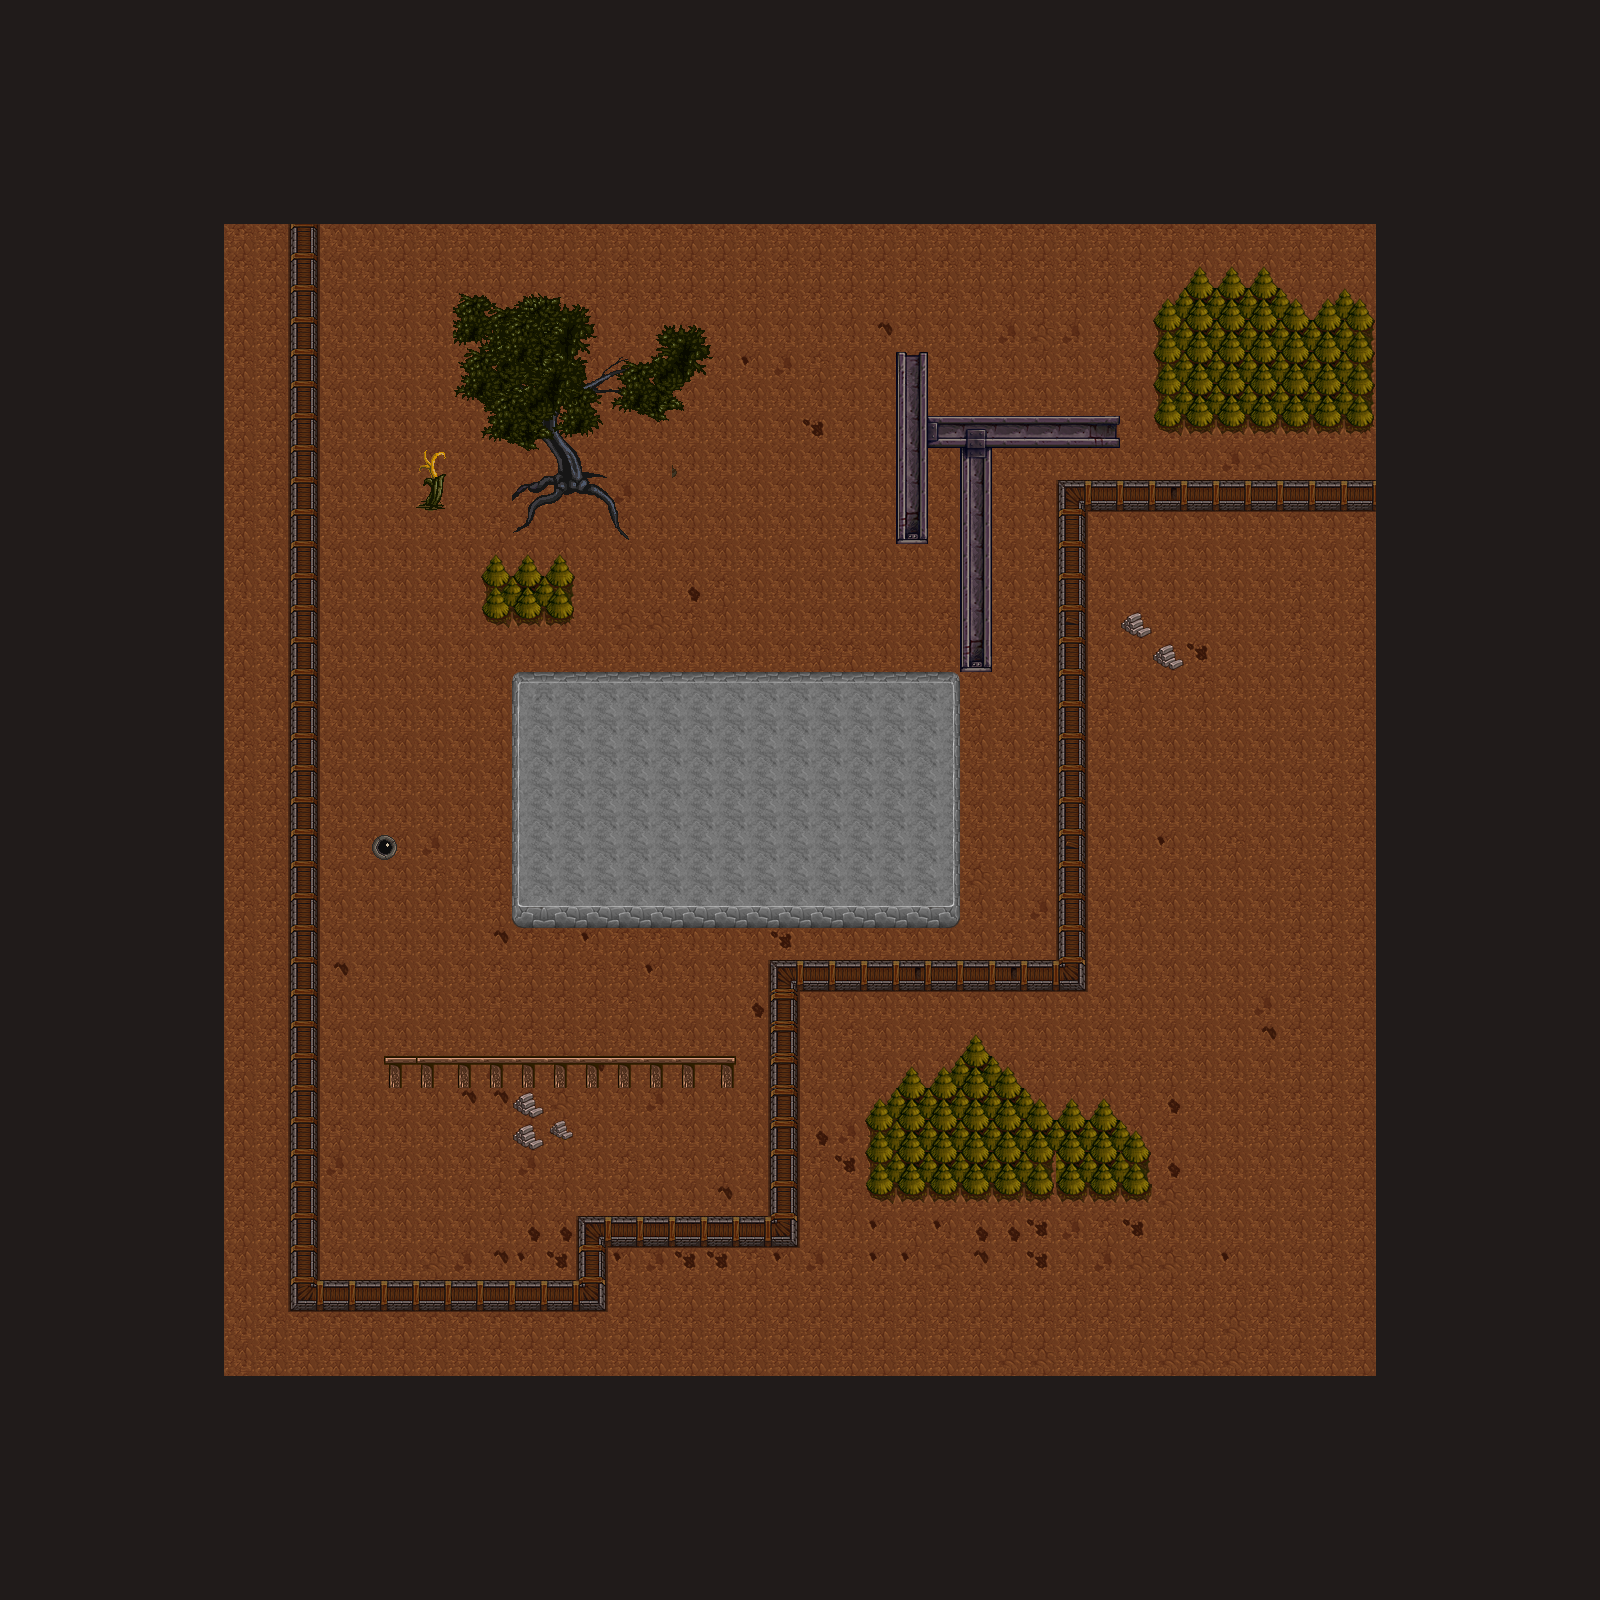

A 2D game scene composited from a Tiled map and its tileset images. What follows is a short description and the map's XML, with each tile layer's data collapsed to a summary:
An orthogonal 50x50 tile map with 32x32 px tiles, 4 tile layers (back, item, leaf, door), 4 tilesets and 4 objects.

<map version="1.10" tiledversion="1.11.2" orientation="orthogonal" renderorder="right-down" width="50" height="50" tilewidth="32" tileheight="32" infinite="0" nextlayerid="5" nextobjectid="1">
 <tileset firstgid="1" name="square1" tilewidth="32" tileheight="32" tilecount="900" columns="30">
  <image source="hyptosis_tile-art-batch-1.png" width="960" height="960" />
  <tile id="152">
   <properties>
    <property name="unaccessible" type="bool" value="true" />
   </properties>
  </tile>
  <tile id="153">
   <properties>
    <property name="unaccessible" type="bool" value="true" />
   </properties>
  </tile>
  <tile id="154">
   <properties>
    <property name="unaccessible" type="bool" value="true" />
   </properties>
  </tile>
  <tile id="155">
   <properties>
    <property name="unaccessible" type="bool" value="true" />
   </properties>
  </tile>
  <tile id="156">
   <properties>
    <property name="unaccessible" type="bool" value="true" />
   </properties>
  </tile>
  <tile id="157">
   <properties>
    <property name="unaccessible" type="bool" value="true" />
   </properties>
  </tile>
  <tile id="184">
   <properties>
    <property name="unaccessible" type="bool" value="true" />
   </properties>
  </tile>
  <tile id="185">
   <properties>
    <property name="unaccessible" type="bool" value="true" />
   </properties>
  </tile>
  <tile id="186">
   <properties>
    <property name="unaccessible" type="bool" value="true" />
   </properties>
  </tile>
  <tile id="187">
   <properties>
    <property name="unaccessible" type="bool" value="true" />
   </properties>
  </tile>
  <tile id="333">
   <properties>
    <property name="unaccessible" type="bool" value="true" />
   </properties>
  </tile>
  <tile id="334">
   <properties>
    <property name="unaccessible" type="bool" value="true" />
   </properties>
  </tile>
  <tile id="335">
   <properties>
    <property name="unaccessible" type="bool" value="true" />
   </properties>
  </tile>
  <tile id="437">
   <properties>
    <property name="unaccessible" type="bool" value="true" />
   </properties>
  </tile>
  <tile id="438">
   <properties>
    <property name="unaccessible" type="bool" value="true" />
   </properties>
  </tile>
  <tile id="439">
   <properties>
    <property name="unaccessible" type="bool" value="true" />
   </properties>
  </tile>
  <tile id="466">
   <properties>
    <property name="unaccessible" type="bool" value="true" />
   </properties>
  </tile>
  <tile id="467">
   <properties>
    <property name="unaccessible" type="bool" value="true" />
   </properties>
  </tile>
  <tile id="468">
   <properties>
    <property name="unaccessible" type="bool" value="true" />
   </properties>
  </tile>
  <tile id="469">
   <properties>
    <property name="unaccessible" type="bool" value="true" />
   </properties>
  </tile>
  <tile id="497">
   <properties>
    <property name="unaccessible" type="bool" value="true" />
   </properties>
  </tile>
  <tile id="498">
   <properties>
    <property name="unaccessible" type="bool" value="true" />
   </properties>
  </tile>
  <tile id="499">
   <properties>
    <property name="unaccessible" type="bool" value="true" />
   </properties>
  </tile>
  <tile id="528">
   <properties>
    <property name="unaccessible" type="bool" value="true" />
   </properties>
  </tile>
  <tile id="529">
   <properties>
    <property name="unaccessible" type="bool" value="true" />
   </properties>
  </tile>
  <tile id="542">
   <properties>
    <property name="unaccessible" type="bool" value="true" />
   </properties>
   <objectgroup draworder="index" id="2">
    <object id="1" x="0" y="0" width="32" height="32" />
   </objectgroup>
  </tile>
  <tile id="543">
   <properties>
    <property name="unaccessible" type="bool" value="true" />
   </properties>
  </tile>
  <tile id="544">
   <properties>
    <property name="unaccessible" type="bool" value="true" />
   </properties>
  </tile>
  <tile id="557">
   <properties>
    <property name="unaccessible" type="bool" value="true" />
   </properties>
  </tile>
  <tile id="558">
   <properties>
    <property name="unaccessible" type="bool" value="true" />
   </properties>
  </tile>
  <tile id="572">
   <properties>
    <property name="unaccessible" type="bool" value="true" />
   </properties>
  </tile>
  <tile id="573">
   <properties>
    <property name="unaccessible" type="bool" value="true" />
   </properties>
  </tile>
  <tile id="574">
   <properties>
    <property name="unaccessible" type="bool" value="true" />
   </properties>
  </tile>
  <tile id="587">
   <properties>
    <property name="unaccessible" type="bool" value="true" />
   </properties>
  </tile>
  <tile id="588">
   <properties>
    <property name="unaccessible" type="bool" value="true" />
   </properties>
  </tile>
  <tile id="602">
   <objectgroup draworder="index" id="2">
    <object id="1" x="0" y="0" width="32" height="17">
     <properties>
      <property name="unaccessible" type="bool" value="true" />
     </properties>
    </object>
   </objectgroup>
  </tile>
  <tile id="603">
   <objectgroup draworder="index" id="2">
    <object id="1" x="0" y="0" width="32" height="20">
     <properties>
      <property name="unaccessible" type="bool" value="true" />
     </properties>
    </object>
   </objectgroup>
  </tile>
  <tile id="604">
   <objectgroup draworder="index" id="2">
    <object id="1" x="0" y="0" width="32" height="15">
     <properties>
      <property name="unaccessible" type="bool" value="true" />
     </properties>
    </object>
   </objectgroup>
  </tile>
  <tile id="632">
   <properties>
    <property name="unaccessible" type="bool" value="true" />
   </properties>
  </tile>
  <tile id="634">
   <properties>
    <property name="unaccessible" type="bool" value="true" />
   </properties>
  </tile>
  <tile id="765">
   <properties>
    <property name="unaccessible" type="bool" value="true" />
   </properties>
  </tile>
  <tile id="795">
   <properties>
    <property name="unaccessible" type="bool" value="true" />
   </properties>
  </tile>
 </tileset>
 <tileset firstgid="901" name="square2" tilewidth="32" tileheight="32" tilecount="900" columns="30">
  <image source="hyptosis_tile-art-batch-2.png" width="960" height="960" />
 </tileset>
 <tileset firstgid="1801" name="square3" tilewidth="32" tileheight="32" tilecount="900" columns="30">
  <image source="hyptosis_tile-art-batch-3.png" width="960" height="960" />
 </tileset>
 <tileset firstgid="2701" name="square4" tilewidth="32" tileheight="32" tilecount="900" columns="30">
  <image source="hyptosis_tile-art-batch-4.png" width="960" height="960" />
 </tileset>
 <layer id="1" name="back" width="50" height="50">
  <data>[2500 cells, 2500 non-empty, 10 distinct tile ids]</data>
 </layer>
 <layer id="2" name="item" width="50" height="50">
  <data>[2500 cells, 357 non-empty, 70 distinct tile ids]</data>
 </layer>
 <layer id="4" name="leaf" width="50" height="50">
  <data>[2500 cells, 36 non-empty, 36 distinct tile ids]</data>
 </layer>
 <layer id="3" name="door" width="50" height="50">
  <data>[2500 cells, 2 non-empty, 2 distinct tile ids]</data>
 </layer>
</map>
